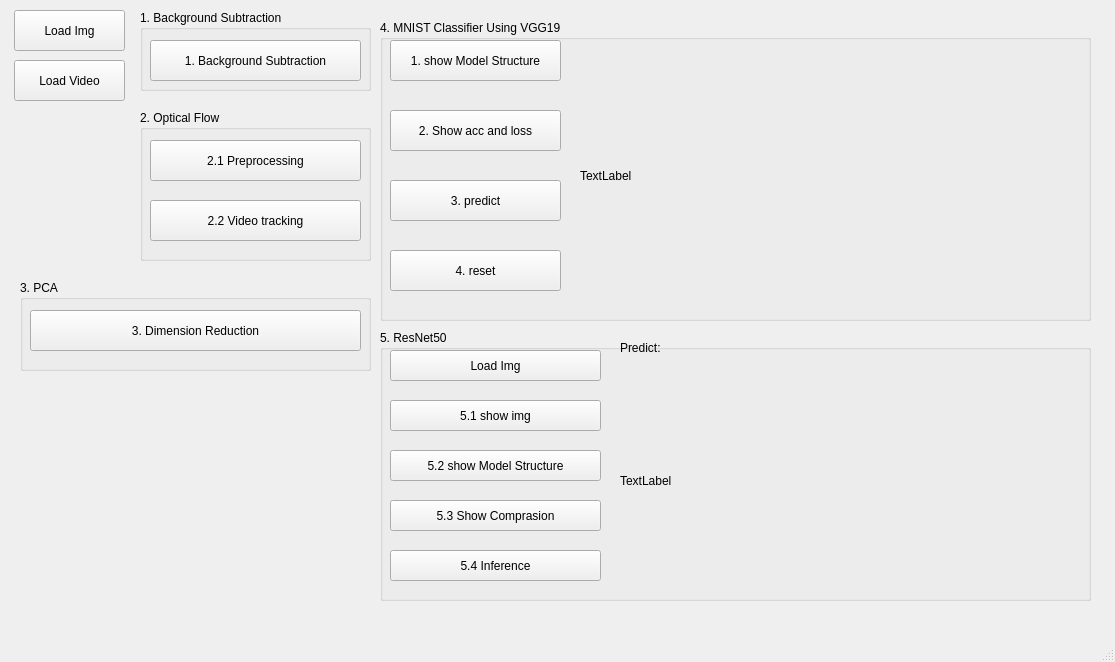
<?xml version="1.0" encoding="UTF-8"?>
<ui version="4.0">
 <class>MainWindow</class>
 <widget class="QMainWindow" name="MainWindow">
  <property name="geometry">
   <rect>
    <x>0</x>
    <y>0</y>
    <width>1115</width>
    <height>662</height>
   </rect>
  </property>
  <property name="windowTitle">
   <string>MainWindow</string>
  </property>
  <widget class="QWidget" name="centralwidget">
   <widget class="QPushButton" name="pushButton_1">
    <property name="geometry">
     <rect>
      <x>14</x>
      <y>10</y>
      <width>111</width>
      <height>41</height>
     </rect>
    </property>
    <property name="text">
     <string>Load Img</string>
    </property>
   </widget>
   <widget class="QPushButton" name="pushButton_2">
    <property name="geometry">
     <rect>
      <x>14</x>
      <y>60</y>
      <width>111</width>
      <height>41</height>
     </rect>
    </property>
    <property name="text">
     <string>Load Video</string>
    </property>
   </widget>
   <widget class="QGroupBox" name="groupBox">
    <property name="geometry">
     <rect>
      <x>140</x>
      <y>10</y>
      <width>231</width>
      <height>81</height>
     </rect>
    </property>
    <property name="title">
     <string>1. Background Subtraction</string>
    </property>
    <widget class="QPushButton" name="pushButton_3">
     <property name="geometry">
      <rect>
       <x>10</x>
       <y>30</y>
       <width>211</width>
       <height>41</height>
      </rect>
     </property>
     <property name="text">
      <string>1. Background Subtraction</string>
     </property>
    </widget>
   </widget>
   <widget class="QGroupBox" name="groupBox_2">
    <property name="geometry">
     <rect>
      <x>140</x>
      <y>110</y>
      <width>231</width>
      <height>151</height>
     </rect>
    </property>
    <property name="title">
     <string>2. Optical Flow</string>
    </property>
    <widget class="QPushButton" name="pushButton_4">
     <property name="geometry">
      <rect>
       <x>10</x>
       <y>30</y>
       <width>211</width>
       <height>41</height>
      </rect>
     </property>
     <property name="text">
      <string>2.1 Preprocessing</string>
     </property>
    </widget>
    <widget class="QPushButton" name="pushButton_5">
     <property name="geometry">
      <rect>
       <x>10</x>
       <y>90</y>
       <width>211</width>
       <height>41</height>
      </rect>
     </property>
     <property name="text">
      <string>2.2 Video tracking</string>
     </property>
    </widget>
   </widget>
   <widget class="QGroupBox" name="groupBox_3">
    <property name="geometry">
     <rect>
      <x>20</x>
      <y>280</y>
      <width>351</width>
      <height>91</height>
     </rect>
    </property>
    <property name="title">
     <string>3. PCA</string>
    </property>
    <widget class="QPushButton" name="pushButton_6">
     <property name="geometry">
      <rect>
       <x>10</x>
       <y>30</y>
       <width>331</width>
       <height>41</height>
      </rect>
     </property>
     <property name="text">
      <string>3. Dimension Reduction</string>
     </property>
    </widget>
   </widget>
   <widget class="QGroupBox" name="groupBox_4">
    <property name="geometry">
     <rect>
      <x>380</x>
      <y>20</y>
      <width>711</width>
      <height>301</height>
     </rect>
    </property>
    <property name="title">
     <string>4. MNIST Classifier Using VGG19</string>
    </property>
    <widget class="QPushButton" name="pushButton_7">
     <property name="geometry">
      <rect>
       <x>10</x>
       <y>20</y>
       <width>171</width>
       <height>41</height>
      </rect>
     </property>
     <property name="text">
      <string>1. show Model Structure</string>
     </property>
    </widget>
    <widget class="QPushButton" name="pushButton_8">
     <property name="geometry">
      <rect>
       <x>10</x>
       <y>90</y>
       <width>171</width>
       <height>41</height>
      </rect>
     </property>
     <property name="text">
      <string>2. Show acc and loss</string>
     </property>
    </widget>
    <widget class="QPushButton" name="pushButton_9">
     <property name="geometry">
      <rect>
       <x>10</x>
       <y>160</y>
       <width>171</width>
       <height>41</height>
      </rect>
     </property>
     <property name="text">
      <string>3. predict</string>
     </property>
    </widget>
    <widget class="QPushButton" name="pushButton_10">
     <property name="geometry">
      <rect>
       <x>10</x>
       <y>230</y>
       <width>171</width>
       <height>41</height>
      </rect>
     </property>
     <property name="text">
      <string>4. reset</string>
     </property>
    </widget>
    <widget class="QLabel" name="label_1">
     <property name="geometry">
      <rect>
       <x>200</x>
       <y>20</y>
       <width>501</width>
       <height>271</height>
      </rect>
     </property>
     <property name="text">
      <string>TextLabel</string>
     </property>
    </widget>
   </widget>
   <widget class="QGroupBox" name="groupBox_5">
    <property name="geometry">
     <rect>
      <x>380</x>
      <y>330</y>
      <width>711</width>
      <height>271</height>
     </rect>
    </property>
    <property name="title">
     <string>5. ResNet50</string>
    </property>
    <widget class="QPushButton" name="pushButton_11">
     <property name="geometry">
      <rect>
       <x>10</x>
       <y>20</y>
       <width>211</width>
       <height>31</height>
      </rect>
     </property>
     <property name="text">
      <string>Load Img</string>
     </property>
    </widget>
    <widget class="QPushButton" name="pushButton_12">
     <property name="geometry">
      <rect>
       <x>10</x>
       <y>70</y>
       <width>211</width>
       <height>31</height>
      </rect>
     </property>
     <property name="text">
      <string>5.1 show img</string>
     </property>
    </widget>
    <widget class="QPushButton" name="pushButton_13">
     <property name="geometry">
      <rect>
       <x>10</x>
       <y>120</y>
       <width>211</width>
       <height>31</height>
      </rect>
     </property>
     <property name="text">
      <string>5.2 show Model Structure</string>
     </property>
    </widget>
    <widget class="QPushButton" name="pushButton_14">
     <property name="geometry">
      <rect>
       <x>10</x>
       <y>170</y>
       <width>211</width>
       <height>31</height>
      </rect>
     </property>
     <property name="text">
      <string>5.3 Show Comprasion</string>
     </property>
    </widget>
    <widget class="QPushButton" name="pushButton_15">
     <property name="geometry">
      <rect>
       <x>10</x>
       <y>220</y>
       <width>211</width>
       <height>31</height>
      </rect>
     </property>
     <property name="text">
      <string>5.4 Inference</string>
     </property>
    </widget>
    <widget class="QLabel" name="label_2">
     <property name="geometry">
      <rect>
       <x>240</x>
       <y>40</y>
       <width>451</width>
       <height>221</height>
      </rect>
     </property>
     <property name="text">
      <string>TextLabel</string>
     </property>
    </widget>
    <widget class="QLabel" name="label_3">
     <property name="geometry">
      <rect>
       <x>240</x>
       <y>10</y>
       <width>361</width>
       <height>16</height>
      </rect>
     </property>
     <property name="text">
      <string>Predict:</string>
     </property>
    </widget>
   </widget>
  </widget>
  <widget class="QMenuBar" name="menubar">
   <property name="geometry">
    <rect>
     <x>0</x>
     <y>0</y>
     <width>1115</width>
     <height>22</height>
    </rect>
   </property>
  </widget>
  <widget class="QStatusBar" name="statusbar"/>
 </widget>
 <resources/>
 <connections/>
</ui>
